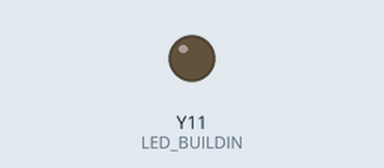
This program was run on a simulated pyboard running MicroPython. On the bench: output pins drawn as LEDs (lit = HIGH).

Above: at 0.1 s.
At 67.6 s:
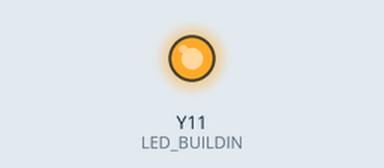
Timing chart, 0 to 69.1 s (numbered marks = the images above):
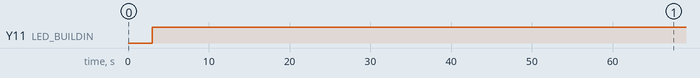

The program:

led_breath.py
```python
from time import sleep_us, sleep_ms
from machine import Timer
from pyb import Pin

LED_BUILDIN = 16
p = Pin(LED_BUILDIN, Pin.OUT)

def count():
    for i in range(5):
        print(i)
        sleep_ms(100)

def breath():
    Brightness = 90
    Inhale = 800
    Pulse = Inhale*1000/Brightness
    for i in range(Brightness):
        p.low()
        sleep_us(i*10)
        p.high()
        sleep_us(int(Pulse) - i*10)
    for i in range(Brightness, 0, -1):
        p.low()
        sleep_us(i*10)
        p.high()
        sleep_us(int(Pulse) - i*10)

tim = Timer(0)
# tim.init(period=500, mode=Timer.PERIODIC, callback=lambda t:count())
tim.init(period=3000, mode=Timer.PERIODIC, callback=lambda t:breath())
#
```

Measured:
- by itself, Y11 (LED_BUILDIN): LOW → HIGH at 3.0 s
